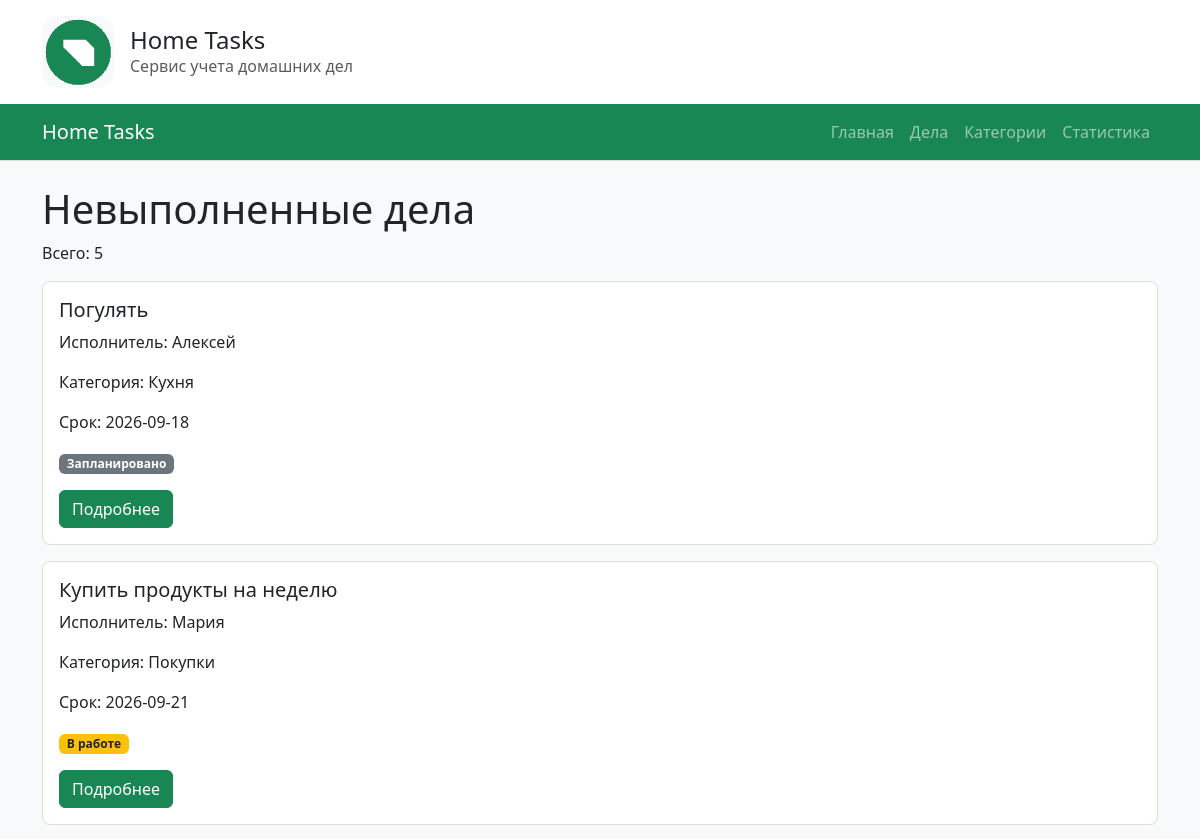
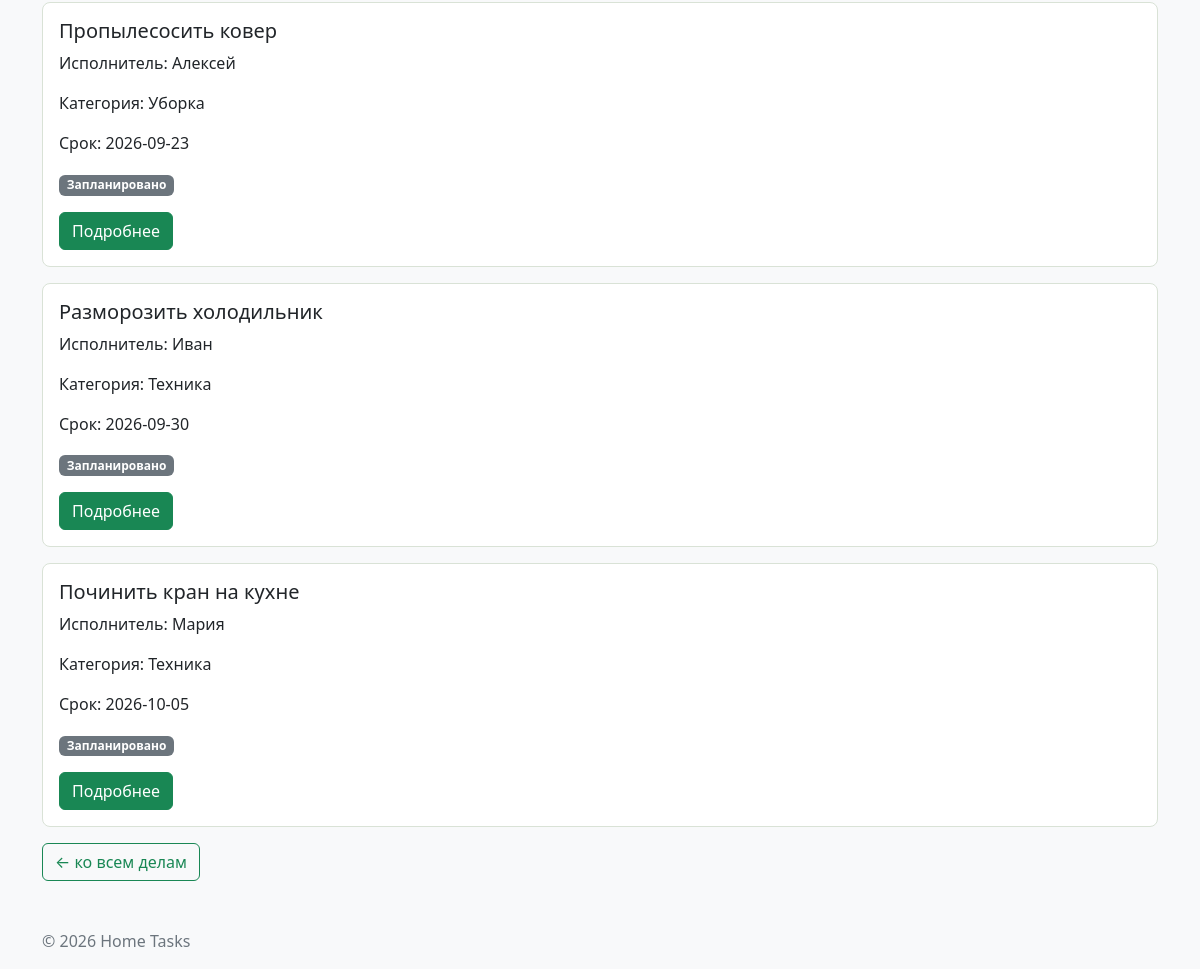
/chores/open/, run on the app's committed database (2 pictures, top to bottom).
### chores/views.py (the view)
# urls.py: path("open/", views.open_chores, name="open"),
def open_chores(request: HttpRequest) -> HttpResponse:
    conn = get_connection()
    chores = conn.execute(
        CHORES_LIST_SQL
        + "WHERE chores.status != ? "
        + "ORDER BY chores.due_date;",
        ("Выполнено",),
    ).fetchall()
    conn.close()
    return render(
        request,
        "chores/open_list.html",
        {"chores": chores},
    )

### db/database.py (called while the page is built)
def get_connection() -> sqlite3.Connection:
    conn = sqlite3.connect(DB_PATH)
    conn.execute("PRAGMA foreign_keys = ON")
    conn.row_factory = sqlite3.Row
    return conn

### chores/templates/chores/open_list.html (shortened to what this page needs)
{% extends "base.html" %}
{% block content %}
<h1>Невыполненные дела</h1>
<p>
  Всего: {{ chores|length }}
</p>
{% for chore in chores %}
  {% include "chores/includes/chore_card.html" %}
{% empty %}
  <p>Невыполненных дел нет.</p>
{% endfor %}
<a href="{% url 'chores:list' %}" class="btn btn-outline-success">
  ← ко всем делам
</a>
{% endblock %}

### chores/templates/chores/includes/chore_card.html
<article class="card chore-card mb-3">
  <div class="card-body">
    <h2 class="card-title h5">
      {{ chore.title|default:"Без названия" }}
    </h2>
    <p class="card-text">
      Исполнитель: {{ chore.user_name }}
    </p>
    <p class="card-text">
      Категория: {{ chore.category_name }}
    </p>
    <p class="card-text">
      Срок: {{ chore.due_date }}
    </p>
    <p class="card-text">
      {% include "chores/includes/chore_status.html" %}
    </p>
    <a
      href="{% url 'chores:detail' chore.id %}"
      class="btn btn-success"
    >
      Подробнее
    </a>
  </div>
</article>

### chores/templates/chores/includes/chore_status.html
{% if chore.status == "Выполнено" %}
  <span class="badge bg-success chore-status chore-status-done">
    Выполнено
  </span>
{% elif chore.status == "В работе" %}
  <span class="badge bg-warning text-dark chore-status chore-status-progress">
    В работе
  </span>
{% else %}
  <span class="badge bg-secondary chore-status chore-status-planned">
    Запланировано
  </span>
{% endif %}

### homepage/static/homepage/css/style.css (style rules this page uses)
body { min-height: 100vh; background-color: #f8f9fa; }
.chore-card, .category-card { margin-bottom: 1rem; border: 1px solid #d9e2d6; border-radius: 8px; }
.chore-status { font-weight: 600; }

### data on the page
chores: title "Погулять", user_name "Алексей", category_name "Кухня", due_date "2026-09-18", shows "Запланировано"
chores: title "Купить продукты на неделю", user_name "Мария", category_name "Покупки", due_date "2026-09-21", shows "В работе"
chores: title "Пропылесосить ковер", user_name "Алексей", category_name "Уборка", due_date "2026-09-23", shows "Запланировано"
chores: title "Разморозить холодильник", user_name "Иван", category_name "Техника", due_date "2026-09-30", shows "Запланировано"
chores: title "Починить кран на кухне", user_name "Мария", category_name "Техника", due_date "2026-10-05", shows "Запланировано"

### other printed values
{{ chores|length }} "5"
